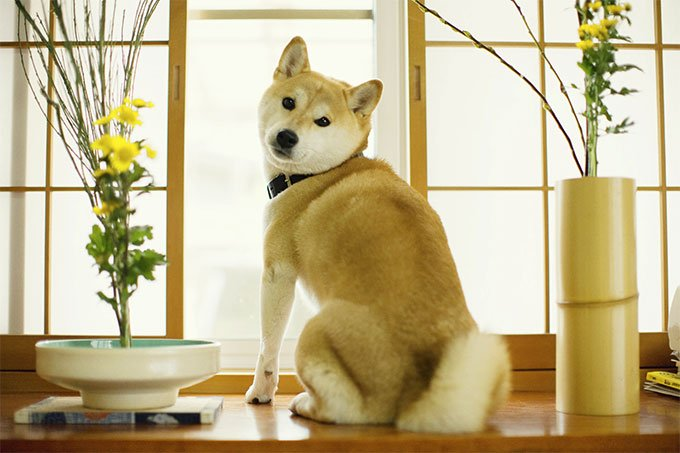
#> input picture dataset/3-overshoulder.jpg, 680 x 453 px; its folder holds 4 pictures in this run
$ python image_resizer.py   (older library calls are emulated)
#> lines starting #> are read from the running program, lines starting #| are printed output that depends on the picture
## image_resizer.py
# Importing required libraries
import os
import numpy as np
from PIL import Image

# Defining an image size and image channel
# We are going to resize all our images to 128X128 size and since our images are colored images
# We are setting our image channels to 3 (RGB)

IMAGE_SIZE = 128
IMAGE_CHANNELS = 3
IMAGE_DIR = 'dataset/'

# Defining image dir path. Change this if you have different directory
images_path = IMAGE_DIR

training_data = []

# Iterating over the images inside the directory and resizing them using
# Pillow's resize method.
print('resizing...')

for filename in os.listdir(images_path):
    path = os.path.join(images_path, filename)
    image = Image.open(path).resize((IMAGE_SIZE, IMAGE_SIZE), Image.ANTIALIAS)
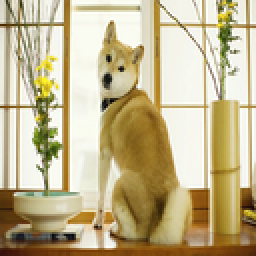
#> image: PIL image 128x128 RGB (shown 2 times larger); mean R, G, B 194.6, 181, 142.6

    training_data.append(np.asarray(image))
#> pass 2 of the loop `for filename in os.listdir(images_path):`:
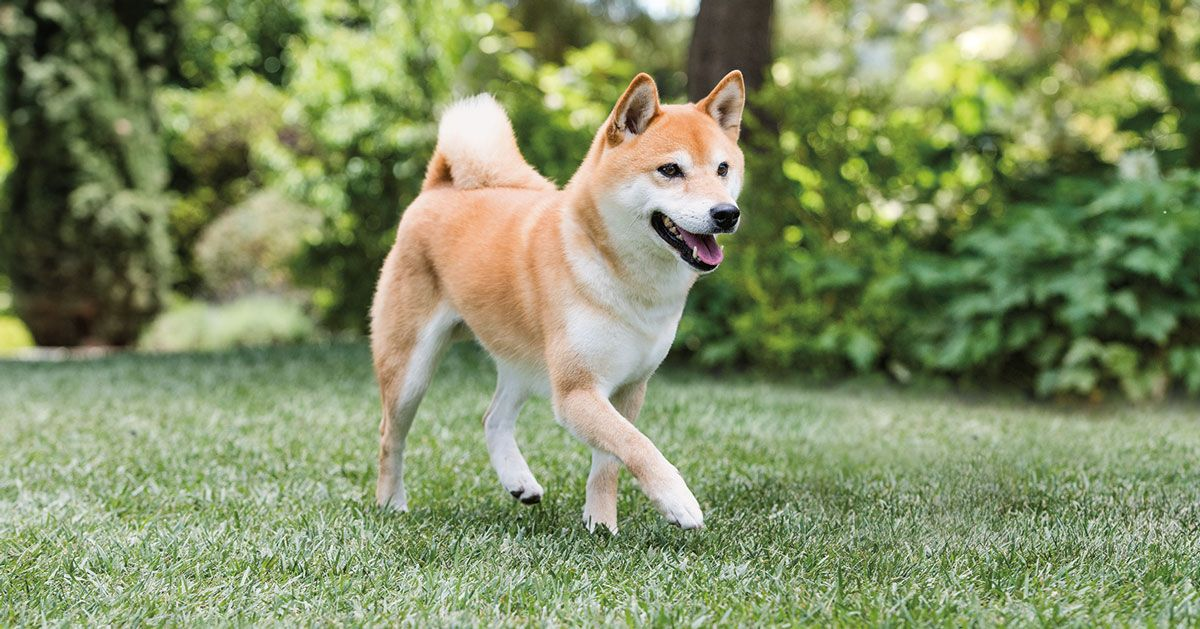
#> input picture dataset/7d55becfb7932bdd2761a97222e55974.jpg, 1200 x 629 px
#> `image = Image.open(path).resize((IMAGE_SIZE, IMAGE_SIZE), Image.ANTIAL..`:
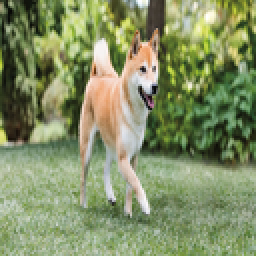
#> image: PIL image 128x128 RGB (shown 2 times larger); mean R, G, B 130.9, 143.5, 101.2
#> pass 3 of the loop `for filename in os.listdir(images_path):`:
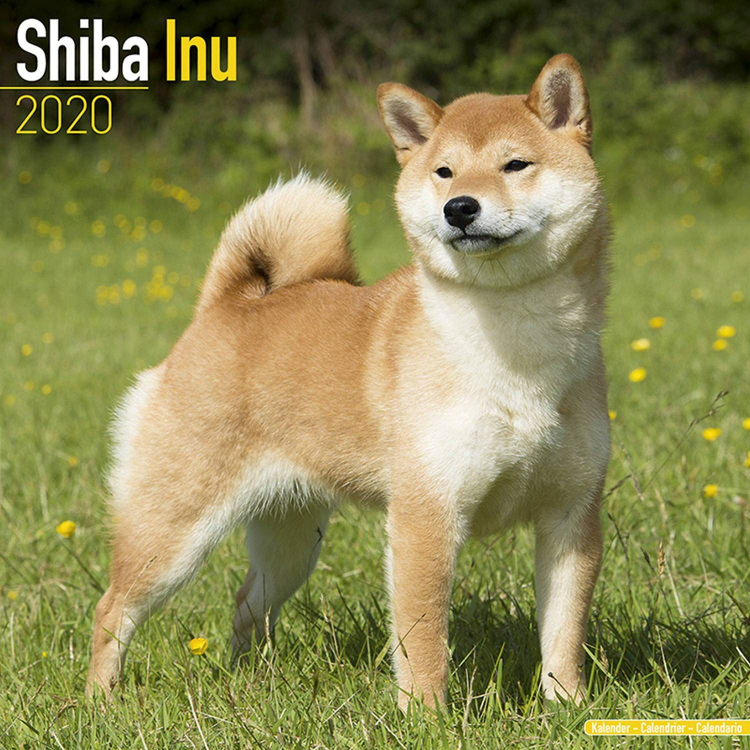
#> input picture dataset/81XYWLSWlOL._AC_SL1500_ (1).jpg, 1500 x 1500 px (shown at 1/2 size)
#> `image = Image.open(path).resize((IMAGE_SIZE, IMAGE_SIZE), Image.ANTIAL..`:
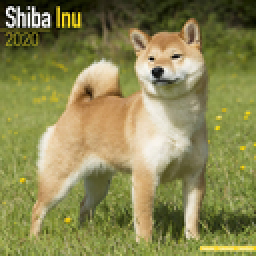
#> image: PIL image 128x128 RGB (shown 2 times larger); mean R, G, B 138.5, 135.4, 82.8
#> the loop made 4 passes; the first 3 are shown

training_data = np.reshape(
    training_data, (-1, IMAGE_SIZE, IMAGE_SIZE, IMAGE_CHANNELS))
training_data = training_data / 127.5 - 1

print('saving file...')
np.save('shibas.npy', training_data)
